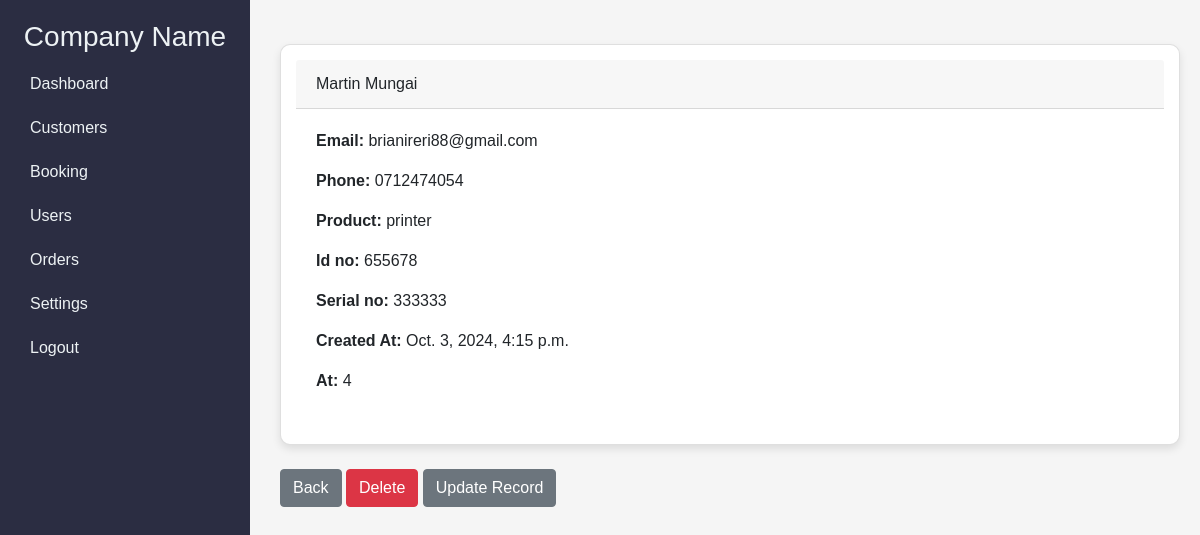
Page /booking_record/4 (signed in) on the committed database.
### project/models.py (models this page shows, shortened)
class Record(models.Model):
    created_at = models.DateTimeField(auto_now_add=True)
    customer = models.ForeignKey(Customer, on_delete=models.CASCADE, default=1)  # ForeignKey to Customer model
    product = models.ForeignKey(Product, on_delete=models.CASCADE, default=1)
    Serial_no = models.CharField(max_length=50)
    class Meta:
        verbose_name_plural = 'Records'

class Customer(models.Model):
    created_at = models.DateTimeField(auto_now_add=True)
    first_name = models.CharField(max_length=50)
    last_name =  models.CharField(max_length=50)
    email =  models.CharField(max_length=100)
    phone =  models.CharField(max_length=15)
    Id_no  =  models.CharField(max_length=100, unique=True)
    class Meta:
        verbose_name_plural = 'Customer'

class Product(models.Model):
    name = models.CharField(max_length=50)
    def __str__(self):
        return self.name
    class Meta:
        verbose_name_plural = 'Products'

### project/views.py (the view)
# urls.py: path('booking_record/<int:pk>', views.booking_record, name='booking_record'),
@login_required(login_url='login')
def booking_record(request, pk):
    if request.user.is_authenticated:
        booking_record = Record.objects.get(id=pk)
        return render(request, 'booking_record.html', {'booking_record':booking_record})
    else:
        messages.success(request, "You must be logged in to view that page..")
        return redirect('login')

### project/templates/booking_record.html (shortened to what this page needs)
{% extends 'admin/admin_dashboard.html' %}
{% load static %}
{% block content %}
    <div class="content">
<div class="card">
    <div class="card-header">
        {{ booking_record.customer.first_name }} {{ booking_record.customer.last_name }}
    </div>
    <div class="card-body">
      <p class="card-text">
        <strong>Email: </strong>{{ booking_record.customer.email }}<br/>
      </p>
        <strong>Phone: </strong>{{ booking_record.customer.phone }}<br/>
    <strong>Product: </strong>{{ booking_record.product }}<br/>
        <strong>Id no: </strong>{{ booking_record.customer.Id_no }}<br/>
        <strong>Serial no: </strong>{{ booking_record.Serial_no }}<br/>
        <strong>Created At: </strong>{{ booking_record.created_at }}<br/>
        <strong>At: </strong>{{ booking_record.id }}<br/>
    </div>
  </div>
<br/>
<a href="{% url 'records' %} " class="btn btn-secondary">Back</a>
<a href="{% url 'delete_record' booking_record.id %} " class="btn btn-danger">Delete</a>
<a href="{% url 'update_record' booking_record.id %}" class="btn btn-secondary">Update Record</a>
{% endblock %}

### project/templates/admin/admin_dashboard.html (style rules this page uses)
body { font-family: 'Arial', sans-serif; background-color: #f5f5f5; }
.content { margin-left: 260px; padding: 20px; }
.card { background-color: #fff; border-radius: 10px; padding: 15px; box-shadow: 0 4px 8px rgba(0, 0, 0, 0.1); }

### rows in the picture
Record: customer.first_name "Martin", customer.last_name "Mungai", customer.email "brianireri88@gmail.com", customer.phone "0712474054", product "printer", customer.Id_no "655678", Serial_no "333333", created_at "Oct. 3, 2024, 4:15 p.m.", id "4"
